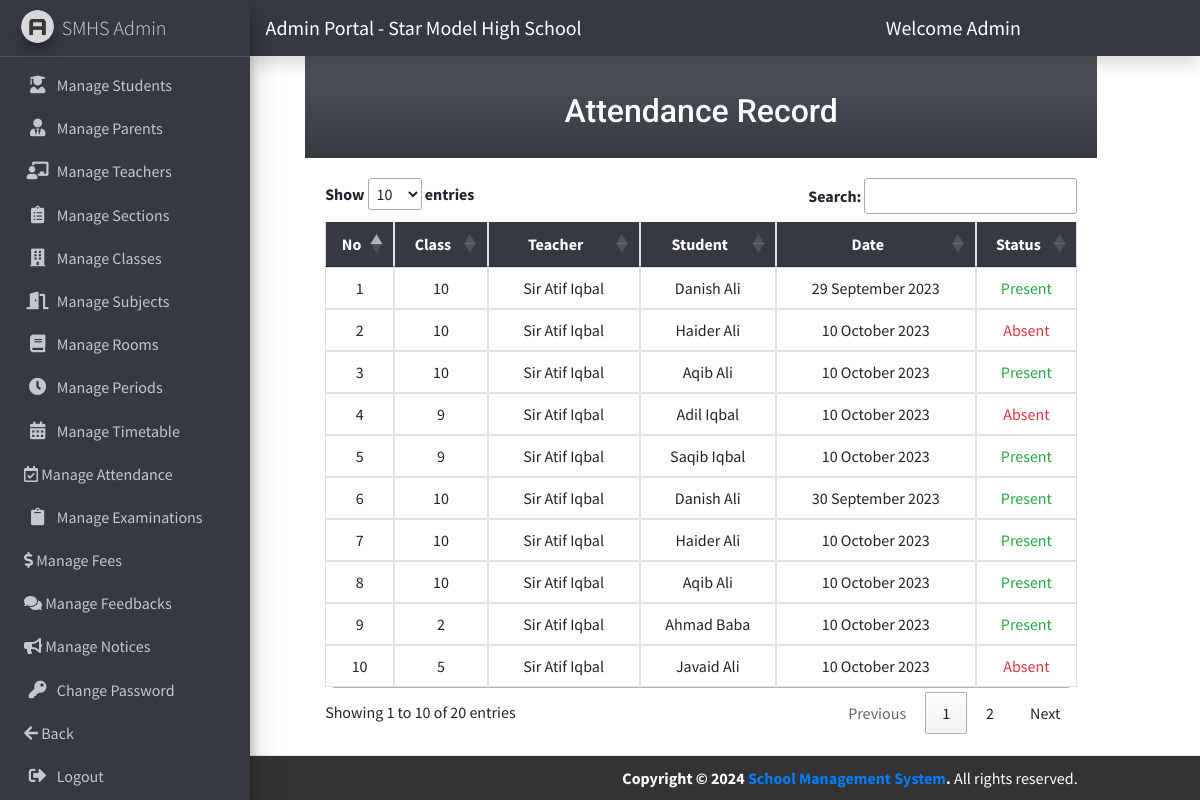
Screenshot of /admin/index.php?view_attendance (signed in) with the database file from the repository.
### tables this page shows
CREATE TABLE `attendance` (
  `attendance_id` int(11) NOT NULL,
  `a_teacher_id` int(11) NOT NULL,
  `a_class_id` int(11) NOT NULL,
  `a_student_id` int(11) NOT NULL,
  `attendance_status` enum('Present','Absent','Leave') NOT NULL,
  `attendance_date` datetime NOT NULL DEFAULT current_timestamp()
);

CREATE TABLE `class` (
  `class_id` int(11) NOT NULL,
  `class_name` varchar(50) NOT NULL,
  `subject_name` varchar(300) NOT NULL,
  `section_name` varchar(50) NOT NULL,
  `c_teacher_id` int(11) NOT NULL,
  `created_at` datetime NOT NULL DEFAULT current_timestamp()
);

CREATE TABLE `teachers` (
  `teacher_id` int(11) NOT NULL,
  `teacher_name` varchar(100) NOT NULL,
  `teacher_email` varchar(100) NOT NULL,
  `teacher_password` varchar(200) NOT NULL,
  `teacher_dob` date NOT NULL,
  `teacher_pic` varchar(300) NOT NULL,
  `teacher_subject` varchar(50) NOT NULL,
  `teacher_phone` varchar(30) NOT NULL,
  `teacher_address` varchar(100) NOT NULL,
  `teacher_age` int(2) NOT NULL,
  `teacher_gender` enum('Male','Female') NOT NULL,
  `teacher_verify` enum('Active','Disable') NOT NULL DEFAULT 'Active',
  `teacher_joining_date` datetime NOT NULL DEFAULT current_timestamp()
);

CREATE TABLE `students` (
  `student_id` int(11) NOT NULL,
  `student_rollno` varchar(20) NOT NULL,
  `student_name` varchar(100) NOT NULL,
  `student_email` varchar(30) NOT NULL,
  `student_password` varchar(200) NOT NULL,
  `student_class` int(11) NOT NULL,
  `student_section` int(11) NOT NULL,
  `student_dob` date NOT NULL,
  `student_pic` varchar(300) NOT NULL,
  `student_phone` varchar(30) NOT NULL,
  `student_address` varchar(200) NOT NULL,
  `student_age` int(2) NOT NULL,
  `student_gender` enum('Male','Female') NOT NULL,
  `student_verify` enum('Active','Disable') NOT NULL DEFAULT 'Active',
  `student_admission_date` datetime NOT NULL DEFAULT current_timestamp(),
  `father_cnic` varchar(20) NOT NULL
);

### admin/view_attendance.php (the view)
<div class="container-fluid my-5 row col-md-10 mx-auto">
    <div>
        <div class="text-center bg-dark p-2 bg-gradient text-white">
            <h1 class="my-heading mt-3">Attendance Record</h1>
        </div>
        <div class="card-body">
            <table class="table text-center my-table" id="my-dataTable">
                <thead class="table-light">
                    <tr>
                        <th scope="col">No</th>
                        <th scope="col">Class</th>
                        <th scope="col">Teacher</th>
                        <th scope="col">Student</th>
                        <th scope="col">Date</th>
                        <th scope="col">Status</th>
                    </tr>
                </thead>
                <tbody>
                    <?php
                    $att_sql = "SELECT * FROM `attendance`";
                    $att_result = $conn->query($att_sql);
                    $sno = 1;
                    if ($att_result->num_rows > 0) {
                        while ($att_row = $att_result->fetch_assoc()) {
                            $status = $att_row['attendance_status'];
                            $dateStr = $att_row['attendance_date'];
                            $convertedDate = date("d F Y", strtotime($dateStr));
                    ?>
                            <tr>
                                <td><?= $sno++ ?></td>
                                <td>
                                    <?php
                                    $attendance_class_id = $att_row['a_class_id'];
                                    $fetch_class_sql = "SELECT class_name FROM class WHERE class_id = '$attendance_class_id' ";
                                    $class_result = $conn->query($fetch_class_sql);
                                    $fetch_class_row = $class_result->fetch_assoc();
                                    echo $fetch_class_row['class_name'];
                                    ?>
                                </td>
                                <td>
                                    <?php
                                    $attendance_teacher_id = $att_row['a_teacher_id'];
                                    $fetch_teacher_sql = "SELECT teacher_name, teacher_gender FROM teachers WHERE teacher_id = '$attendance_teacher_id' ";
                                    $teacher_result = $conn->query($fetch_teacher_sql);
                                    $fetch_teacher_row = $teacher_result->fetch_assoc();
                                    $teacher_name = $fetch_teacher_row['teacher_name'];
                                    $teacher_gender = $fetch_teacher_row['teacher_gender'];
                                    $gender = ($teacher_gender === 'Male') ? 'Sir ' : (($teacher_gender === 'Female') ? 'Miss ' : '');
                                    echo $gender . $teacher_name;
                                    ?>
                                </td>
                                <td>
                                    <?php
                                    $exam_student_id = $att_row['a_student_id'];
                                    $fetch_student_sql = "SELECT student_name FROM students WHERE student_id = '$exam_student_id' ";
                                    $student_result = $conn->query($fetch_student_sql);
                                    $fetch_student_row = $student_result->fetch_assoc();
                                    echo $fetch_student_row['student_name'];
                                    ?>
                                </td>
                                <td><?= $convertedDate ?></td>
                                <?php if ($status === "Present") { ?>
                                    <td class="text-success"><?= $status ?></td>
                                <?php  } else if ($status === "Absent") {    ?>
                                    <td class="text-danger"><?= $status ?></td>
                                <?php  } else if ($status === "Leave") {    ?>
                                    <td class="text-warning"><?= $status ?></td>
                                <?php  }  ?>
                            </tr>
                        <?php
                        }
                    } else {
                        ?>
                        <tr>
                            <td colspan="8">No attendance found for this student</td>
                        </tr>
                    <?php
                    }
                    ?>
                </tbody>
            </table>
        </div>
    </div>
</div>

### admin/partials/admin_head.php (style rules this page uses)
body { overflow-x: hidden; }
.my-heading { font-family: 'Baloo Paaji 2', cursive; font-family: 'Mulish', sans-serif; font-family: 'Roboto', sans-serif; text-align: center; font-size: 2rem; color: #fff; padding: 20px 0; margin: 0; transition: transform 0.3s ease-in-out; }
.my-table { border-collapse: collapse; border-radius: 10px; width: 100%; }
.my-table th, .my-table td { padding: 10px; text-align: center; border: 1px solid #dee2e6; }
.my-table th { background-color: #343a40; color: white; font-weight: bold; }
.my-table tbody tr:nth-child(odd) { background-color: #f2f2f2; }
.my-table th { border-top: none; }
.my-table tbody tr td { transition: box-shadow 0.3s ease; }

### rows the page displays
attendance: a_class.class_name "10", a_teacher.teacher_gender "Sir", a_teacher.teacher_name "Atif Iqbal", a_student.student_name "Danish Ali", attendance_date "29 September 2023", attendance_status "Present"
attendance: a_class.class_name "10", a_teacher.teacher_gender "Sir", a_teacher.teacher_name "Atif Iqbal", a_student.student_name "Haider Ali", attendance_date "10 October 2023", attendance_status "Absent"
attendance: a_class.class_name "10", a_teacher.teacher_gender "Sir", a_teacher.teacher_name "Atif Iqbal", a_student.student_name "Aqib Ali", attendance_date "10 October 2023", attendance_status "Present"
attendance: a_class.class_name "9", a_teacher.teacher_gender "Sir", a_teacher.teacher_name "Atif Iqbal", a_student.student_name "Adil Iqbal", attendance_date "10 October 2023", attendance_status "Absent"
attendance: a_class.class_name "9", a_teacher.teacher_gender "Sir", a_teacher.teacher_name "Atif Iqbal", a_student.student_name "Saqib Iqbal", attendance_date "10 October 2023", attendance_status "Present"
attendance: a_class.class_name "10", a_teacher.teacher_gender "Sir", a_teacher.teacher_name "Atif Iqbal", a_student.student_name "Danish Ali", attendance_date "30 September 2023", attendance_status "Present"
attendance: a_class.class_name "10", a_teacher.teacher_gender "Sir", a_teacher.teacher_name "Atif Iqbal", a_student.student_name "Haider Ali", attendance_date "10 October 2023", attendance_status "Present"
attendance: a_class.class_name "10", a_teacher.teacher_gender "Sir", a_teacher.teacher_name "Atif Iqbal", a_student.student_name "Aqib Ali", attendance_date "10 October 2023", attendance_status "Present"
attendance: a_class.class_name "2", a_teacher.teacher_gender "Sir", a_teacher.teacher_name "Atif Iqbal", a_student.student_name "Ahmad Baba", attendance_date "10 October 2023", attendance_status "Present"
attendance: a_class.class_name "5", a_teacher.teacher_gender "Sir", a_teacher.teacher_name "Atif Iqbal", a_student.student_name "Javaid Ali", attendance_date "10 October 2023", attendance_status "Absent"

### other values shown
$admin_name "Admin"
